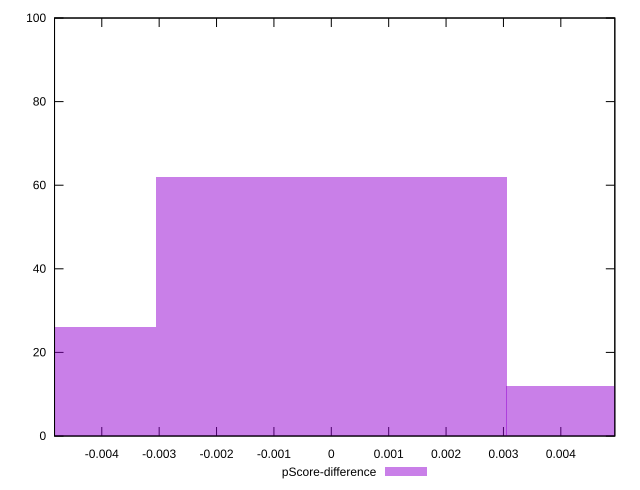

gnuplot code for this plot:
reset

$pScoreDifference <<EOF
0 62
-0.006106829951825966 26
0.006106829951825966 12
EOF

set key outside below
set boxwidth 0.006106829951825966
set xrange [-0.0048235294117647265:0.004941176470588227]
set yrange [0:100]
set trange [0:100]
set style fill transparent solid 0.5 noborder
set terminal svg size 640, 490 enhanced background rgb 'white'
set output "reports/report_00028_2021-02-24T12-49-42.674Z/render-blocking-resources/samples/astro/pScore-difference/histogram.svg"

plot $pScoreDifference title "pScore-difference" with boxes

reset
